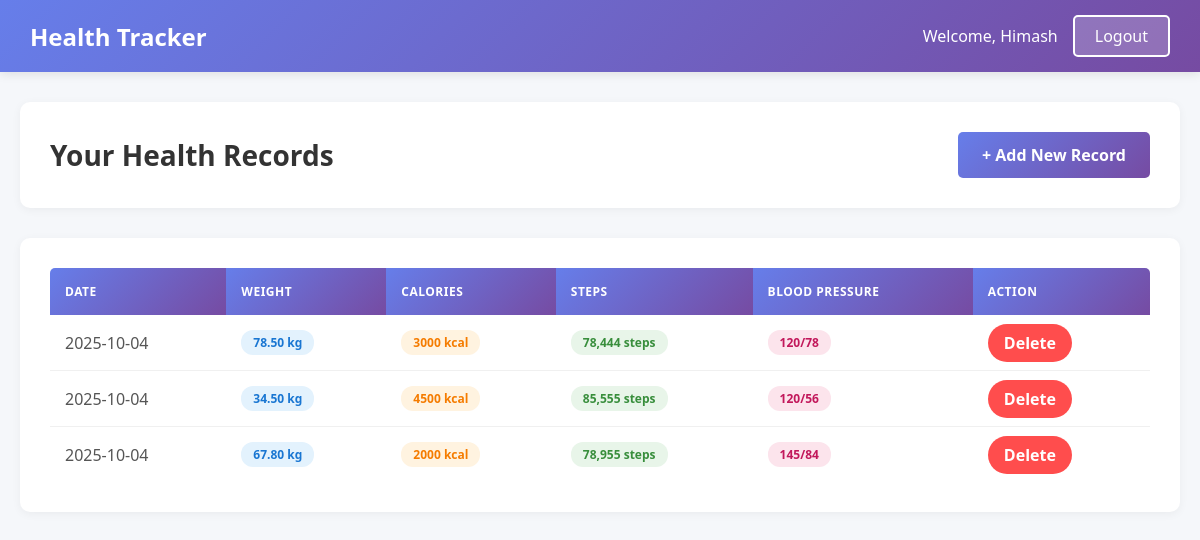
The page /view_records.php (signed in) on the database as committed earlier.
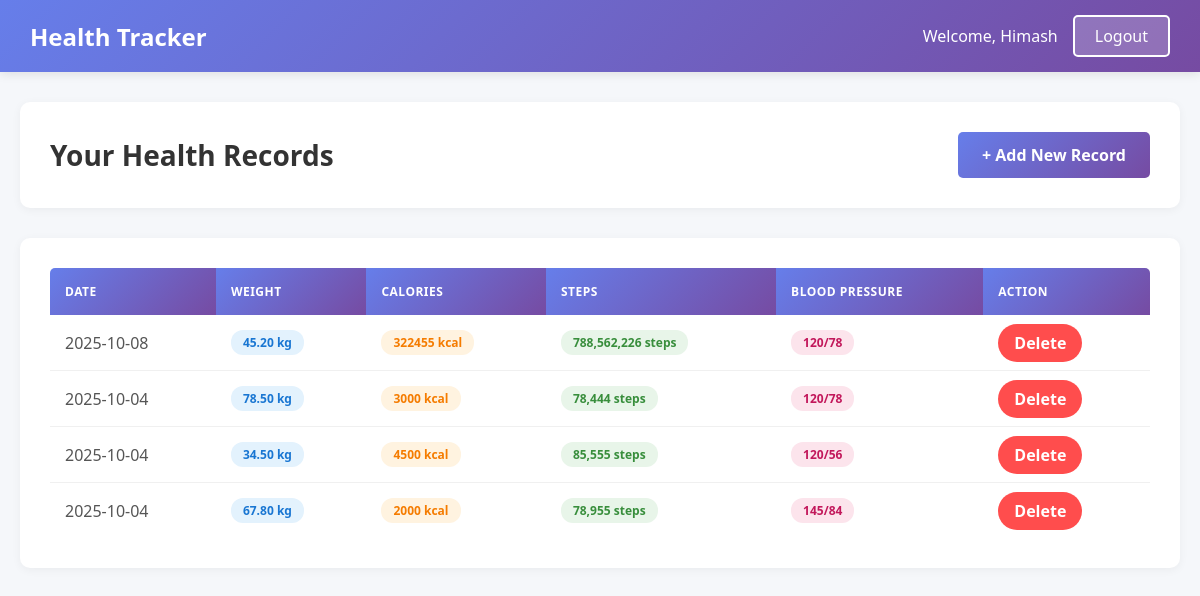
The same page on the database as committed later.
### tables this page shows
CREATE TABLE `users` (
  `id` int(11) NOT NULL,
  `name` varchar(100) DEFAULT NULL,
  `email` varchar(100) DEFAULT NULL,
  `password` varchar(255) DEFAULT NULL,
  `created_at` timestamp NOT NULL DEFAULT current_timestamp(),
  `profile_pic` varchar(255) DEFAULT NULL,
  `height` float DEFAULT NULL,
  `weight_goal` float DEFAULT NULL
);

CREATE TABLE `health_records` (
  `id` int(11) NOT NULL,
  `user_id` int(11) DEFAULT NULL,
  `weight` decimal(5,2) DEFAULT NULL,
  `calories` int(11) DEFAULT NULL,
  `steps` int(11) DEFAULT NULL,
  `bp` varchar(20) DEFAULT NULL,
  `date` date DEFAULT NULL,
  `bmi` float DEFAULT NULL,
  `created_at` timestamp NOT NULL DEFAULT current_timestamp()
);

### view_records.php (the view, shortened to what this page needs)
<?php
include 'db.php';
$uid = $_SESSION['user_id'];
$userQuery = $conn->query("SELECT name FROM users WHERE id='$uid'");
$user = $userQuery->fetch_assoc();
$res = $conn->query("SELECT * FROM health_records WHERE user_id='$uid' ORDER BY date DESC");
?>
<!DOCTYPE html>
<html lang="en">
<head>
</head>
<body>
    <div class="navbar">
        <h1>Health Tracker</h1>
        <div class="user-info">
            <span>Welcome, <?php echo htmlspecialchars($user['name']); ?></span>
            <a href="logout.php" class="logout-btn">Logout</a>
        </div>
    </div>
    <div class="container">
        <div class="dashboard-header">
            <h2>Your Health Records</h2>
            <a href="add_record.php" class="add-record-btn">+ Add New Record</a>
        </div>
        <div class="records-container">
            <?php if ($res->num_rows > 0): ?>
                <table>
                    <thead>
    <tr>
        <th>Date</th>
        <th>Weight</th>
        <th>Calories</th>
        <th>Steps</th>
        <th>Blood Pressure</th>
        <th>Action</th>
    </tr>
</thead>
                    <tbody>
                        <?php while ($row = $res->fetch_assoc()): ?>
                        <tr>
                            <td><?php echo htmlspecialchars($row['date']); ?></td>
                            <td>
                                <span class="badge badge-weight">
                                    <?php echo htmlspecialchars($row['weight']); ?> kg
                                </span>
                            </td>
                            <td>
                                <span class="badge badge-calories">
                                    <?php echo htmlspecialchars($row['calories']); ?> kcal
                                </span>
                            </td>
                            <td>
                                <span class="badge badge-steps">
                                    <?php echo number_format($row['steps']); ?> steps
                                </span>
                            </td>
                            <td>
                                <span class="badge badge-bp">
                                    <?php echo htmlspecialchars($row['bp']); ?>
                                </span>
                            </td>
                            <td>
    <a href="delete_record.php?id=<?php echo $row['id']; ?>"
       onclick="return confirm('Are you sure you want to delete this record?');"
       class="delete-btn">Delete</a>
</td>
                        </tr>
                        <?php endwhile; ?>
                    </tbody>
                </table>
            <?php endif; ?>
        </div>
    </div>
</body>
</html>

### view_records.php (style rules this page uses)
* { margin: 0; padding: 0; box-sizing: border-box; }
body { font-family: 'Segoe UI', Tahoma, Geneva, Verdana, sans-serif; background: #f5f7fa; min-height: 100vh; }
.navbar { background: linear-gradient(135deg, #667eea 0%, #764ba2 100%); color: white; padding: 15px 30px; display: flex; justify-content: space-between; align-items: center; box-shadow: 0 2px 10px rgba(0, 0, 0, 0.1); }
.navbar h1 { font-size: 24px; }
.navbar .user-info { display: flex; align-items: center; gap: 15px; }
.logout-btn { background: rgba(255, 255, 255, 0.2); color: white; border: 2px solid white; padding: 8px 20px; border-radius: 5px; cursor: pointer; text-decoration: none; font-weight: 500; transition: all 0.3s; }
.container { max-width: 1200px; margin: 30px auto; padding: 0 20px; }
.dashboard-header { background: white; padding: 30px; border-radius: 10px; box-shadow: 0 2px 10px rgba(0, 0, 0, 0.05); margin-bottom: 30px; display: flex; justify-content: space-between; align-items: center; flex-wrap: wrap; gap: 20px; }
.dashboard-header h2 { color: #333; font-size: 28px; }
.add-record-btn { background: linear-gradient(135deg, #667eea 0%, #764ba2 100%); color: white; border: none; padding: 12px 24px; border-radius: 5px; cursor: pointer; font-weight: 600; text-decoration: none; display: inline-block; transition: transform 0.2s, box-shadow 0.2s; }
.records-container { background: white; padding: 30px; border-radius: 10px; box-shadow: 0 2px 10px rgba(0, 0, 0, 0.05); overflow-x: auto; }
table { width: 100%; border-collapse: collapse; }
th { background: linear-gradient(135deg, #667eea 0%, #764ba2 100%); color: white; padding: 15px; text-align: left; font-weight: 600; text-transform: uppercase; font-size: 12px; letter-spacing: 0.5px; }
th:first-child { border-top-left-radius: 5px; }
th:last-child { border-top-right-radius: 5px; }
td { padding: 15px; border-bottom: 1px solid #f0f0f0; color: #555; }
tr:last-child td { border-bottom: none; }
.badge { display: inline-block; padding: 4px 12px; border-radius: 12px; font-size: 12px; font-weight: 600; }
.badge-weight { background: #e3f2fd; color: #1976d2; }
.badge-calories { background: #fff3e0; color: #f57c00; }
.badge-steps { background: #e8f5e9; color: #388e3c; }
.badge-bp { background: #fce4ec; color: #c2185b; }
.delete-btn { background: #ff4d4d; color: white; padding: 8px 16px; border-radius: 50px; text-decoration: none; font-weight: 600; transition: background 0.3s; }

Rows that differ between the two databases and show on the page:
added health_records: date "2025-10-08", weight "45.20", calories "322455", steps "788,562,226", bp "120/78"
